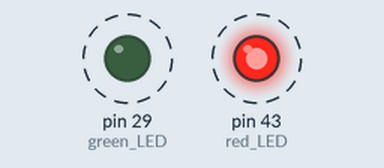
This sketch was run on a simulated Arduino Mega 2560, built with avr-gcc and run on an emulated ATmega2560. Shown: output pins drawn as LEDs (lit = HIGH). Dashed ring = blinking.

Above: at 0.2 s.
Timing chart, 0 to 3.0 s (numbered marks = the images above):
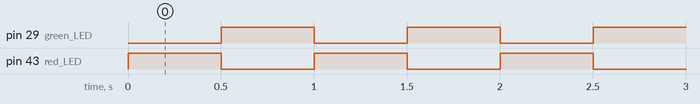

Measured:
- by itself, pin 29 (green_LED), pin 43 (red_LED): alternates HIGH for 0.50 s and LOW for 0.50 s

The sketch:

testLED.ino
```cpp
#define red_LED 43
#define green_LED 29

void setup() {
  // put your setup code here, to run once:
 Serial.begin(9600);

  // declare outputs
  pinMode(red_LED, OUTPUT);
  pinMode(green_LED, OUTPUT);
}

void loop() {

  digitalWrite(red_LED,HIGH);
      digitalWrite(green_LED,LOW);

  delay(500);
    digitalWrite(red_LED,LOW);

    digitalWrite(green_LED,HIGH);
    delay(500);

  // put your main code here, to run repeatedly:

}
```
